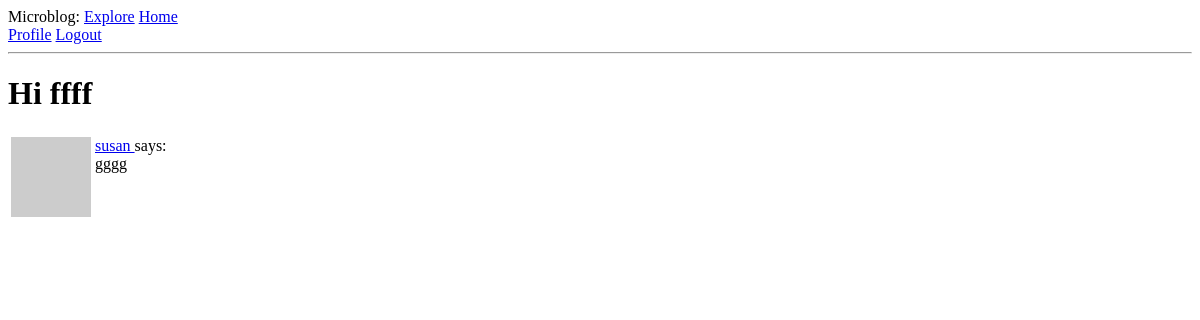
Page /explore (signed in) on the earlier database version.
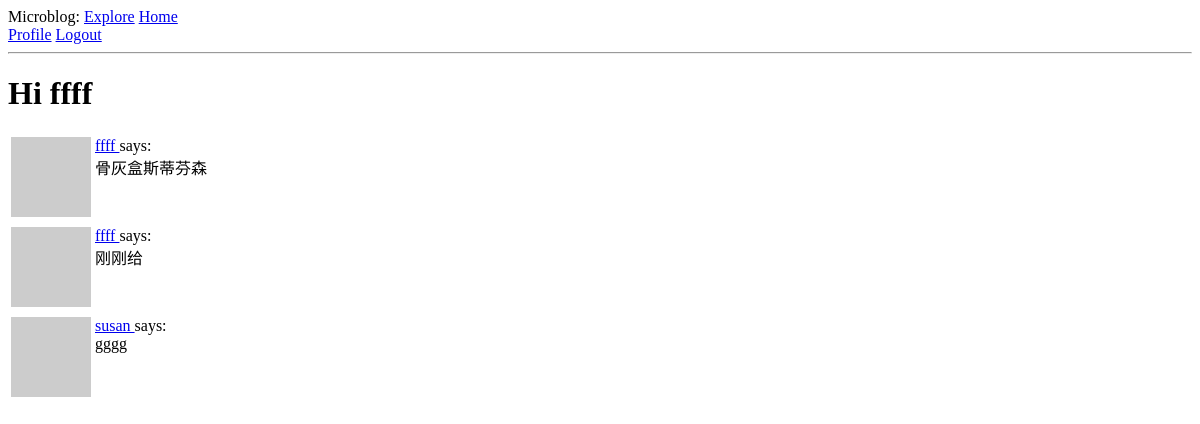
Same page on the later database version.
### app/models.py (models this page shows, shortened)
class Post(db.Model):
    id = db.Column(db.Integer, primary_key=True)
    body = db.Column(db.String(140))
    timestamp = db.Column(db.DateTime, index=True, default=datetime.utcnow)
    user_id = db.Column(db.Integer, db.ForeignKey('user.id'))

class User(UserMixin, db.Model):
    id = db.Column(db.Integer, primary_key=True)
    username = db.Column(db.String(64), index=True, unique=True)
    email = db.Column(db.String(120), index=True, unique=True)
    password_hash = db.Column(db.String(128))
    posts = db.relationship("Post", backref='author', lazy='dynamic')
    about_me = db.Column(db.String(140))
    last_seen = db.Column(db.DateTime, default=datetime.utcnow)
    followed = db.relationship(
        'User', secondary=followers,
        primaryjoin=(followers.c.follower_id == id),
        secondaryjoin=(followers.c.followed_id == id),
        backref=db.backref('followers', lazy='dynamic'), lazy='dynamic'
    )
    def avatar(self, size):
        digest = md5(self.email.lower().encode('utf-8')).hexdigest()
        return 'https://www.gravatar.com/avatar/{}?d=identicon&s={}'.format(digest, size)

### app/routes.py (the view)
@app.route("/explore")
@login_required
def explore():
    posts = Post.query.order_by(Post.timestamp.desc()).all()
    return render_template("index.html", title="Explore", posts=posts)

### app/models.py (called while the page is built)
@login.user_loader
def load_user(id):
    return User.query.get(int(id))

### app/routes.py (called while the page is built)
@app.before_request
def before_request():
    if current_user.is_authenticated:
        current_user.last_seen = datetime.utcnow()
        db.session.commit()

### app/templates/index.html (shortened to what this page needs)
{% extends "base.html" %}
{% block content %}
    <h1>Hi {{ current_user.username }}</h1>
	{% for post in posts %}
		{% include "_post.html" %}
	{% endfor %}
{% endblock %}

### app/templates/_post.html
<table>
    <tr valign="top">
        <td><img src="{{ post.author.avatar(36) }}"></td>
        <td>
            <a href="{{ url_for('user', username=post.author.username) }}">
                {{ post.author.username }}
            </a>
            says:<br>{{ post.body }}
        </td>
    </tr>
</table>

Differences in the rows shown:
added Post: author.username "ffff", body "骨灰盒斯蒂芬森"
added Post: author.username "ffff", body "刚刚给"
